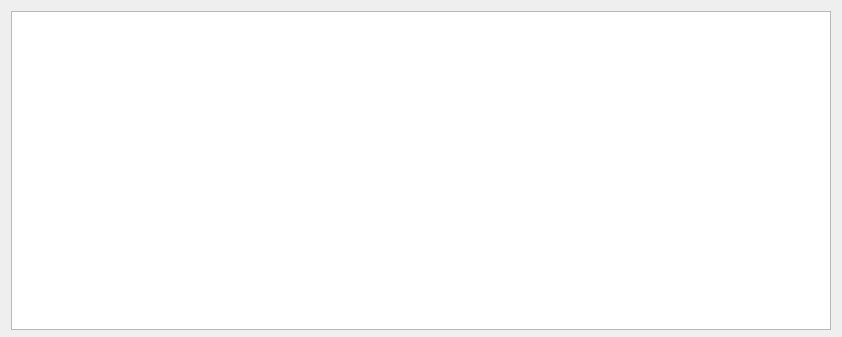
<?xml version="1.0" encoding="UTF-8"?>
<ui version="4.0">
 <class>PlaylistTableView</class>
 <widget class="QWidget" name="PlaylistTableView">
  <property name="geometry">
   <rect>
    <x>0</x>
    <y>0</y>
    <width>842</width>
    <height>337</height>
   </rect>
  </property>
  <property name="minimumSize">
   <size>
    <width>682</width>
    <height>319</height>
   </size>
  </property>
  <property name="windowTitle">
   <string>Form</string>
  </property>
  <layout class="QGridLayout" name="gridLayout">
   <item row="0" column="0">
    <widget class="QTableView" name="tableView">
     <property name="minimumSize">
      <size>
       <width>682</width>
       <height>319</height>
      </size>
     </property>
     <property name="palette">
      <palette>
       <active>
        <colorrole role="Highlight">
         <brush brushstyle="SolidPattern">
          <color alpha="255">
           <red>51</red>
           <green>153</green>
           <blue>255</blue>
          </color>
         </brush>
        </colorrole>
        <colorrole role="HighlightedText">
         <brush brushstyle="SolidPattern">
          <color alpha="255">
           <red>255</red>
           <green>255</green>
           <blue>255</blue>
          </color>
         </brush>
        </colorrole>
       </active>
       <inactive>
        <colorrole role="Highlight">
         <brush brushstyle="SolidPattern">
          <color alpha="255">
           <red>51</red>
           <green>153</green>
           <blue>255</blue>
          </color>
         </brush>
        </colorrole>
        <colorrole role="HighlightedText">
         <brush brushstyle="SolidPattern">
          <color alpha="255">
           <red>255</red>
           <green>255</green>
           <blue>255</blue>
          </color>
         </brush>
        </colorrole>
       </inactive>
       <disabled>
        <colorrole role="Highlight">
         <brush brushstyle="SolidPattern">
          <color alpha="255">
           <red>51</red>
           <green>153</green>
           <blue>255</blue>
          </color>
         </brush>
        </colorrole>
        <colorrole role="HighlightedText">
         <brush brushstyle="SolidPattern">
          <color alpha="255">
           <red>255</red>
           <green>255</green>
           <blue>255</blue>
          </color>
         </brush>
        </colorrole>
       </disabled>
      </palette>
     </property>
     <property name="frameShadow">
      <enum>QFrame::Plain</enum>
     </property>
     <property name="editTriggers">
      <set>QAbstractItemView::AnyKeyPressed|QAbstractItemView::EditKeyPressed</set>
     </property>
     <property name="alternatingRowColors">
      <bool>true</bool>
     </property>
     <property name="selectionBehavior">
      <enum>QAbstractItemView::SelectRows</enum>
     </property>
     <property name="showGrid">
      <bool>true</bool>
     </property>
     <attribute name="horizontalHeaderStretchLastSection">
      <bool>true</bool>
     </attribute>
     <attribute name="verticalHeaderVisible">
      <bool>false</bool>
     </attribute>
    </widget>
   </item>
  </layout>
 </widget>
 <resources/>
 <connections/>
</ui>
